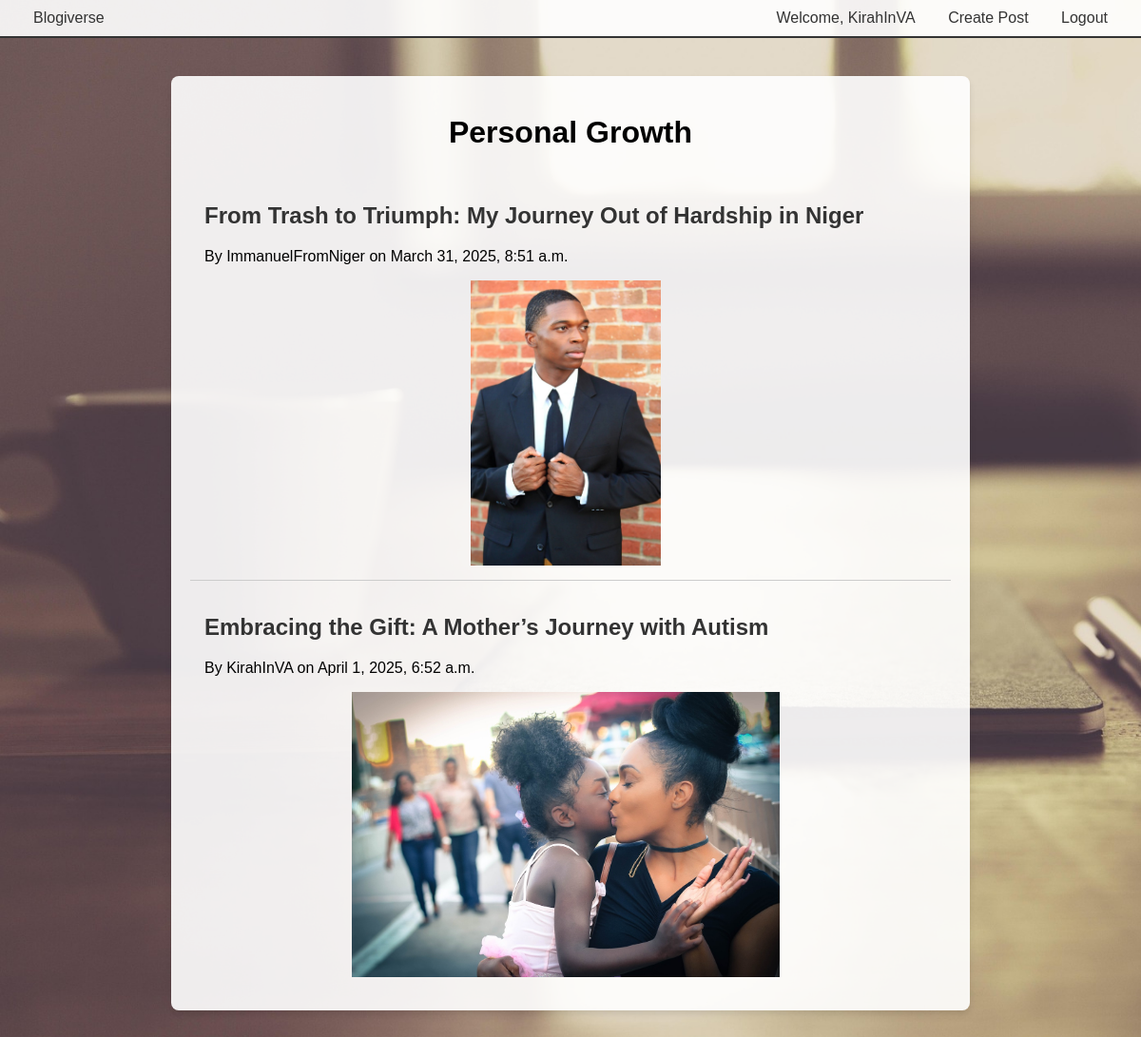
Screenshot of /blogs/Personal Growth/ (signed in) with the database file from the repository.
### blogs/models.py (models this page shows, shortened)
class Forum(models.Model):
    name = models.CharField(max_length=100, unique=True)
    description = models.TextField(blank=True)
    created_at = models.DateTimeField(auto_now_add=True)

class BlogPost(models.Model):
    title = models.CharField(max_length=200)
    content = models.TextField()
    author = models.ForeignKey(User, on_delete=models.CASCADE)
    forum = models.ForeignKey(Forum, on_delete=models.CASCADE, default=1)
    created_at = models.DateTimeField(auto_now_add=True)
    photo = models.ImageField(upload_to='blog_photos/', blank=True, null=True)
    likes = models.ManyToManyField(User, related_name='liked_posts', blank=True)

### blogs/views.py (the view)
# urls.py: path('blogs/<str:forum_name>/', views.topic_list, name='topic_list'),  # Moved down
def topic_list(request, forum_name):
    forum = get_object_or_404(Forum, name=forum_name)
    posts = BlogPost.objects.filter(forum=forum)
    return render(request, 'blogs/topic_list.html', {'forum': forum, 'posts': posts})

### templates/blogs/topic_list.html (shortened to what this page needs)
{% extends 'base.html' %}
{% block content %}
    <div class="topic-container">
        <h1>{{ forum.name }}</h1>
        {% for post in posts %}
            <div class="post-item">
                <h2><a href="{% url 'blog_detail' post_id=post.id %}">{{ post.title }}</a></h2>
                <p>By {{ post.author }} on {{ post.created_at }}</p>
                {% if post.photo %}
                    <img src="{{ post.photo.url }}" alt="{{ post.title }}">
                {% endif %}
            </div>
        {% endfor %}
    </div>
{% endblock %}

### templates/base.html (shortened to what this page needs)
<!DOCTYPE html>
<html lang="en">
<head>
</head>
<body>
    <div class="navbar">
        <a href="{% url 'home' %}">Blogiverse</a>
        <div>
            {% if user.is_authenticated %}
                <a href="#">Welcome, {{ user.username }}</a>
                <a href="{% url 'create_post' %}">Create Post</a>
                <a href="{% url 'account_logout' %}">Logout</a>
            {% else %}
                <a href="{% url 'account_login' %}">Login</a>
                <a href="{% url 'account_signup' %}">Sign Up</a>
            {% endif %}
        </div>
    </div>
    <div class="content">
        {% block content %}{% endblock %}
    </div>
</body>
</html>

### templates/base.html (style rules this page uses)
body { font-family: Arial, sans-serif; margin: 0; background-image: url('/static/images/background.jpg'); background-size: cover; min-height: 100vh; }
.navbar { background-color: rgba(255, 255, 255, 0.9); padding: 10px 20px; border-bottom: 2px solid #333; display: flex; justify-content: space-between; align-items: center; }
.navbar a { color: #333; text-decoration: none; margin: 0 15px; }
.content { padding: 20px; }

### templates/blogs/topic_list.html (style rules this page uses)
body { background-image: url('/static/images/background.jpg'); background-size: cover; min-height: 100vh; margin: 0; }
.topic-container { max-width: 800px; margin: 20px auto; padding: 20px; background-color: rgba(255, 255, 255, 0.9); border-radius: 8px; box-shadow: 0 4px 6px rgba(0, 0, 0, 0.1); }
.topic-container h1 { text-align: center; margin-bottom: 20px; }
.post-item { padding: 15px; border-bottom: 1px solid #ccc; }
.post-item:last-child { border-bottom: none; }
.post-item a { color: #333; text-decoration: none; font-weight: bold; }
.post-item img { width: 100%; max-width: 760px; max-height: 300px; object-fit: contain; border-radius: 5px; margin-top: 10px; display: block; }

### rows the page displays
Forum: name "Personal Growth"
BlogPost: title "From Trash to Triumph: My Journey Out of Hardship in Niger", author "ImmanuelFromNiger", created_at "March 31, 2025, 8:51 a.m.", photo (picture)
BlogPost: title "Embracing the Gift: A Mother’s Journey with Autism", author "KirahInVA", created_at "April 1, 2025, 6:52 a.m.", photo (picture)

### other values shown
{{ user.username }} "KirahInVA"
